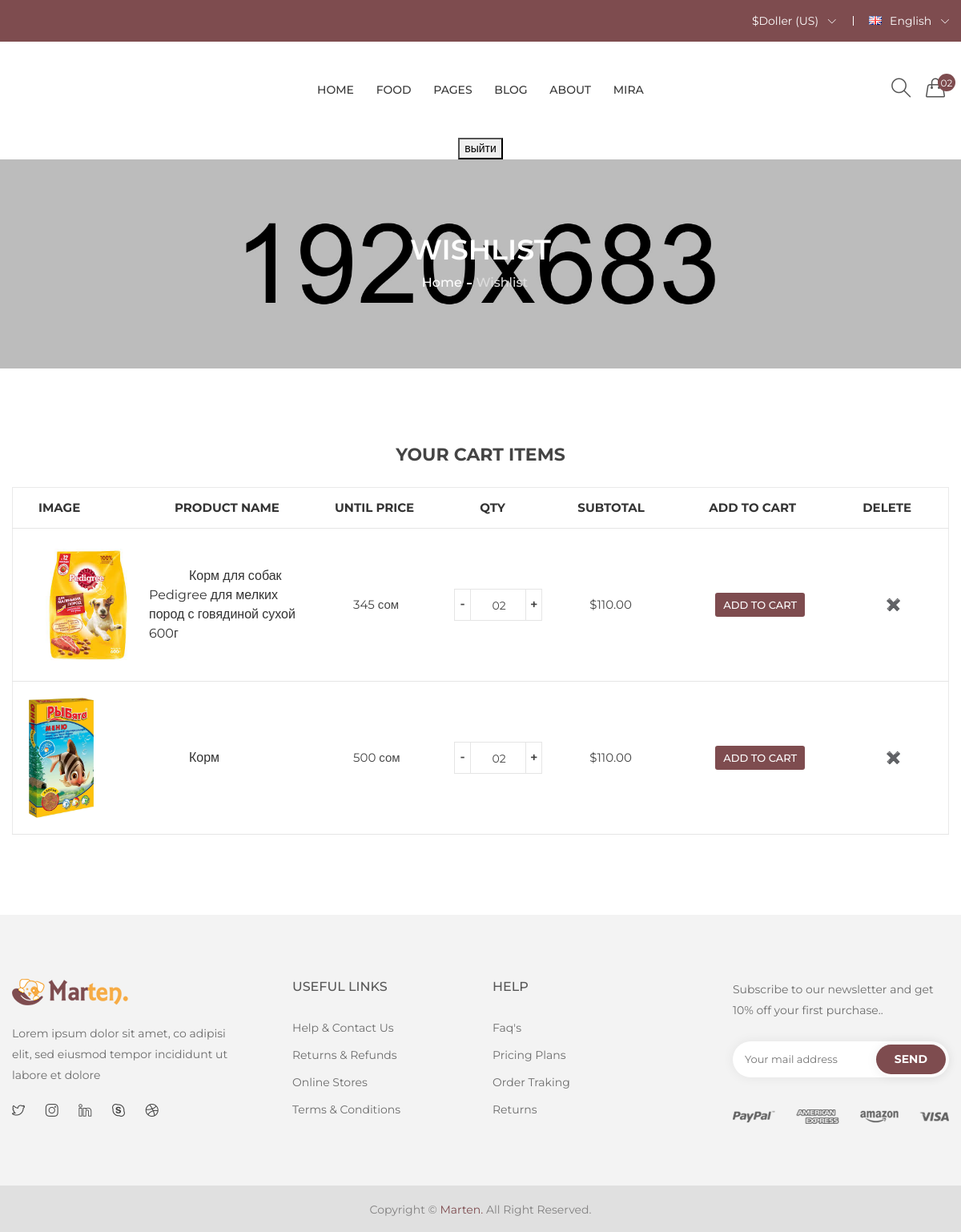
The page /wishlist/ (signed in) on the database its author committed.
### user/models.py (models this page shows, shortened)
class CustomUser(AbstractUser):
    username = models.CharField(verbose_name="Имя пользователя", max_length=100, unique=True)
    password = models.CharField(verbose_name="Пароль", max_length=50, unique=True)
    email = models.EmailField(verbose_name="Почта")
    class Meta:
        verbose_name = "Пользователь"
        verbose_name_plural = "Пользователи"

### wishlist/models.py (models this page shows, shortened)
class Wishlist(models.Model):
    user = models.ForeignKey(CustomUser, on_delete=models.CASCADE, related_name='wishlist')
    product = models.ForeignKey(Product, on_delete=models.CASCADE)
    addad_at = models.DateTimeField(auto_now_add=True)
    class Meta:
        unique_together = ('user', 'product')
        verbose_name = 'Избранные'
        verbose_name_plural = 'Избранные'

### product/models.py (models this page shows, shortened)
class Product(models.Model):
    name = models.CharField("Название", max_length=255)
    description = models.TextField("Описание", blank=True, null=True)
    category = models.ForeignKey(Category, on_delete=models.CASCADE, related_name='product')
    photo = models.ImageField("Фотография", upload_to='product_photo')
    slug = models.SlugField(" Человекопонятный URL", unique=True, blank=True)
    price = models.CharField("Цена", max_length=50)
    class Meta:
       verbose_name = "Продукт"
       verbose_name_plural = "Продукта"

### wishlist/views.py (the view)
# urls.py: path('wishlist/', WishlistView.as_view(), name='wishlist'),
class WishlistView(LoginRequiredMixin, View):
    template_name = 'wishlist.html'
    def get(self, request):
        wishlist_items = Wishlist.objects.filter(user=request.user)
        return render(request, self.template_name, context={'wishlist_items': wishlist_items})

### templates/wishlist.html (shortened to what this page needs)
{% extends 'base.html' %}
{% load static %}
{% block content %}
    <body>
    {% include 'include/header.html' %}
       <div class="breadcrumb-area pt-95 pb-95 bg-img" style="background-image:url({% static 'img/banner/banner-2.jpg' %});">
            <div class="container">
                <div class="breadcrumb-content text-center">
                    <h2>Wishlist</h2>
                    <ul>
                        <li><a href="index.html">home</a></li>
                        <li class="active">Wishlist</li>
                    </ul>
                </div>
            </div>
        </div>
        <div class="cart-main-area pt-95 pb-100">
            <div class="container">
                <h3 class="page-title">Your cart items</h3>
                <div class="row">
                     <div class="col-lg-12 col-md-12 col-sm-12 col-12">
                        <form action="#">
                            <div class="table-content table-responsive">
                                <table>
                                    <thead>
                                        <tr>
                                            <th>Image</th>
                                            <th>Product Name</th>
                                            <th>Until Price</th>
                                            <th>Qty</th>
                                            <th>Subtotal</th>
                                            <th>Add To Cart</th>
                                            <th>Delete</th>
                                        </tr>
                                    </thead>
                                    <tbody>
                                    {% for item in wishlist_items %}
                                        <tr>
                                            <td class="product-thumbnail">
                                                <a href="#"><img height="150px" src=" {{item.product.photo.url}}" alt=""></a>
                                            </td>
                                            <td class="product-name"><a href="#">{{item.product.name}}</a></td>
                                            <td class="product-price-cart"><span class="amount">{{item.product.price}} сом</span></td>
                                            <td class="product-quantity">
                                                <div class="cart-plus-minus">
                                                    <input class="cart-plus-minus-box" type="text" name="qtybutton" value="02">
                                                </div>
                                            </td>
                                            <td class="product-subtotal">$110.00</td>
                                            <td class="product-wishlist-cart">
                                              <a href="#">add to cart</a>
                                            </td>
                                            <td class="product-remove">
                                                <form action="{% url 'remove_from_wishlist' item.product.id %}" method="post">
                                                    <button type="submit" style="background: none; border: none; cursor: pointer;">✖️</button>
                                                </form>
                                            </td>
                                        </tr>
                                    {% empty %}
                                    <tr>
                                        <td colspan="6" style="text-align: center;">Ваш список избранных пуст</td>
                                    </tr>
                                    {% endfor %}
                                    </tbody>
                                </table>
                            </div>
                        </form>
                    </div>
                </div>
            </div>
        </div>
    {% include 'include/footer.html' %}
    {% endblock %}

### templates/include/header.html (shortened to what this page needs)
{% load static %}
<header class="header-area">
            <div class="header-top theme-bg">
                <div class="container">
                    <div class="row">
                        <div class="col-lg-4 col-md-4 col-12">
                        </div>
                        <div class="col-lg-8 col-md-8 col-12">
                            <div class="account-curr-lang-wrap f-right">
                                <ul>
                                    <li class="top-hover"><a href="#">$Doller (US) <i class="icon-arrow-down"></i></a>
                                    </li>
                                    <li><a href="#"><img alt="flag" src="{% static 'img/icon-img/en.jpg' %}"> English  <i class="icon-arrow-down"></i></a>
                                    </li>
                                </ul>
                            </div>
                        </div>
                    </div>
                </div>
            </div>
            <div class="header-bottom transparent-bar">
                <div class="container">
                    <div class="row">
                        <div class="col-xl-2 col-lg-3 col-md-4 col-sm-4 col-5">
                            <div class="logo pt-39">
                            </div>
                        </div>
                        <div class="col-xl-8 col-lg-7 d-none d-lg-block">
                            <div class="main-menu text-center">
                                <nav>
                                    <ul>
                                        <li><a href="{% url 'index' %}">HOME</a>
                                        </li>
                                        <li class="mega-menu-position"><a href="shop-page.html">Food</a>
                                        </li>
                                        <li><a href="#">PAGES</a>
                                        </li>
                                        <li><a href="{% url 'blog' %}">Blog</a></li>
                                         <li><a href="{% url 'about_us' %}">ABOUT</a></li>
                                         {% if request.user.is_authenticated %}
                                         <li><a href="{% url 'account' %}">{{request.user.username}}</a></li>
                                        <form action="{% url 'logout' %}" method="post">
                                            <button type="submit">выйти</button>
                                        </form>
                                         {% else %}
                                         <li><a href="{% url 'register' %}"><i class=''></i><span>Регистрация</span></a></li>
                                         <li><a href="{% url 'login' %}">Войти</a></li>
                                         {% endif %}
                                    </ul>
                                </nav>
                            </div>
                        </div>
                        <div class="col-xl-2 col-lg-2 col-md-8 col-sm-8 col-7">
                            <div class="search-login-cart-wrapper">
                                <div class="header-search same-style">
                                    <button class="search-toggle">
                                        <i class="icon-magnifier s-open"></i>
                                    </button>
                                </div>
                                <div class="header-cart same-style">
                                    <button class="icon-cart">
                                        <i class="icon-handbag"></i>
                                        <span class="count-style">02</span>
                                    </button>
                                </div>
                            </div>
                        </div>
                    </div>
                </div>
            </div>
        </header>

### static/css/responsive.css (style rules this page uses)
@media (min-width: 992px) and (max-width: 1200px) { .main-menu li { padding: 0 12px; } }
@media (min-width: 992px) and (max-width: 1200px) { .search-login-cart-wrapper { padding: 46px 5px 0 0; } }
@media (min-width: 992px) and (max-width: 1200px) { .same-style { margin-left: 15px; } }
@media (min-width: 992px) and (max-width: 1200px) { .table-content table th { padding: 14px 32px 13px; } }
@media (min-width: 992px) and (max-width: 1200px) { .table-content table td.product-name { width: 200px; } }
@media (min-width: 992px) and (max-width: 1200px) { .table-content table td.product-remove { padding-left: 55px; } }
@media (min-width: 992px) and (max-width: 1200px) { .table-content table td.product-price-cart span { padding-left: 55px; } }
@media (min-width: 992px) and (max-width: 1200px) { .table-content table td.product-quantity { padding-left: 0; } }
@media (min-width: 992px) and (max-width: 1200px) { .table-content table td.product-subtotal { padding-left: 47px; } }

### rows shown on the page
CustomUser: user.username "MIRA"
Wishlist: product.photo (picture), product.name "Корм для собак Pedigree для мелких пород с говядиной сухой 600г", product.price "345"
Wishlist: product.photo (picture), product.name "Корм", product.price "500"
